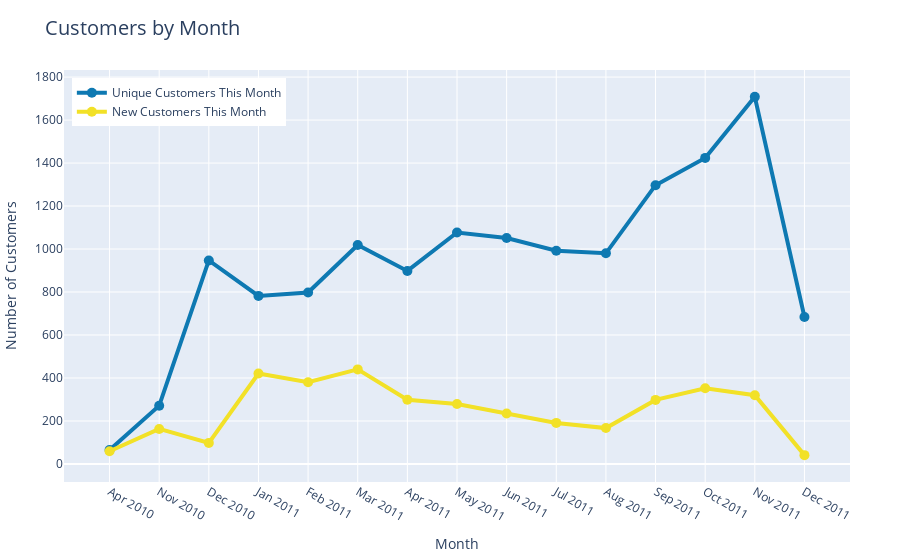

Source (notebook cell):
### Code cell
trace1 = go.Scatter(
                    x = customers["month"],
                    y = customers["unique_customers_this_month"],
                    mode = "lines+markers",
                    name = "Unique Customers This Month",
                    line = dict(width = 4),
                    marker = dict(
                                  size = 10,
                                  color = "#0E79B2"
                                 ),
                    hovertemplate = "%{x}<br>Unique Customers: %{y} <extra></extra>",
                  )
trace2 = go.Scatter(
                    x = customers["month"],
                    y = customers["new_customers_this_month"],
                    mode = "lines+markers",
                    name = "New Customers This Month",
                    line = dict(width = 4),
                    marker = dict(
                                  size = 10,
                                  color = "rgba(242, 225, 39, 1)"
                                 ),
                    hovertemplate = "%{x}<br>New Customers: %{y} <extra></extra>",
                  )

line_data = [trace1, trace2]
layout = dict(
              title = "Customers by Month",
              titlefont = dict(size = 20),
              margin=dict(l=10, r=50, b=10, t=70, pad=0),
              xaxis= dict(title= "Month",ticklen = 5,zeroline = False),
              yaxis= dict(title= "Number of Customers"),
              legend=dict(
                          font = dict(size = 12),
                          yanchor = "top",
                          y=0.98,
                          x= 0.01
                         )
             )
fig = dict(data = line_data, layout = layout)
iplot(fig)

### Figure 1 — Plotly figure (JSON) as saved in the notebook; plotly's stock layout.template omitted (floating-point values rounded to 4 significant figures)
{"data": [{"hovertemplate": "%{x}<br>Unique Customers: %{y} <extra></extra>", "line": {"width": 4}, "marker": {"color": "#0E79B2", "size": 10}, "mode": "lines+markers", "name": "Unique Customers This Month", "type": "scatter", "x": ["Apr 2010", "Nov 2010", "Dec 2010", "Jan 2011", "Feb 2011", "Mar 2011", "Apr 2011", "May 2011", "Jun 2011", "Jul 2011", "Aug 2011", "Sep 2011", "Oct 2011", "Nov 2011", "Dec 2011"], "y": [65, 271, 947, 782, 798, 1019, 898, 1077, 1051, 992, 980, 1297, 1424, 1708, 684]}, {"hovertemplate": "%{x}<br>New Customers: %{y} <extra></extra>", "line": {"width": 4}, "marker": {"color": "rgba(242, 225, 39, 1)", "size": 10}, "mode": "lines+markers", "name": "New Customers This Month", "type": "scatter", "x": ["Apr 2010", "Nov 2010", "Dec 2010", "Jan 2011", "Feb 2011", "Mar 2011", "Apr 2011", "May 2011", "Jun 2011", "Jul 2011", "Aug 2011", "Sep 2011", "Oct 2011", "Nov 2011", "Dec 2011"], "y": [59, 163, 98, 421, 380, 440, 299, 279, 235, 191, 167, 298, 352, 320, 41]}], "layout": {"legend": {"font": {"size": 12}, "x": 0.01, "y": 0.98, "yanchor": "top"}, "margin": {"b": 10, "l": 10, "pad": 0, "r": 50, "t": 70}, "title": {"font": {"size": 20}, "text": "Customers by Month"}, "xaxis": {"ticklen": 5, "title": {"text": "Month"}, "zeroline": false}, "yaxis": {"title": {"text": "Number of Customers"}}}}
